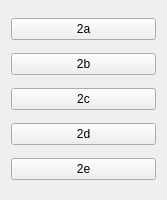
<?xml version="1.0" encoding="UTF-8"?>
<ui version="4.0">
 <class>punkt2</class>
 <widget class="QWidget" name="punkt2">
  <property name="geometry">
   <rect>
    <x>0</x>
    <y>0</y>
    <width>167</width>
    <height>200</height>
   </rect>
  </property>
  <property name="windowTitle">
   <string>Form</string>
  </property>
  <layout class="QGridLayout" name="gridLayout">
   <item row="0" column="0">
    <widget class="QPushButton" name="pushButton">
     <property name="text">
      <string>2a</string>
     </property>
    </widget>
   </item>
   <item row="1" column="0">
    <widget class="QPushButton" name="pushButton_2">
     <property name="text">
      <string>2b</string>
     </property>
    </widget>
   </item>
   <item row="2" column="0">
    <widget class="QPushButton" name="pushButton_3">
     <property name="text">
      <string>2c</string>
     </property>
    </widget>
   </item>
   <item row="3" column="0">
    <widget class="QPushButton" name="pushButton_4">
     <property name="text">
      <string>2d</string>
     </property>
    </widget>
   </item>
   <item row="4" column="0">
    <widget class="QPushButton" name="pushButton_5">
     <property name="text">
      <string>2e</string>
     </property>
    </widget>
   </item>
  </layout>
 </widget>
 <resources/>
 <connections/>
</ui>
